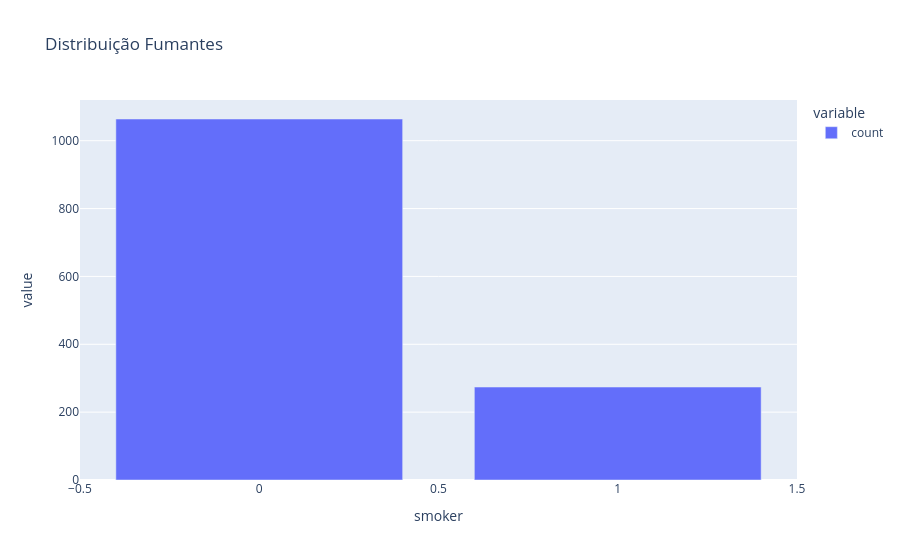

Notebook cell for this chart:
### Markdown cell above
### Distribuição Fumante
- Maioria da base não fuma.

### Code cell
px.bar(
  df_costs.value_counts('smoker'),
  title='Distribuição Fumantes'
)

### Figure 1 — Plotly figure (JSON) as saved in the notebook; plotly's stock layout.template omitted (floating-point values rounded to 4 significant figures)
{"data": [{"hovertemplate": "variable=count<br>smoker=%{x}<br>value=%{y}<extra></extra>", "legendgroup": "count", "marker": {"color": "#636efa", "pattern": {"shape": ""}}, "name": "count", "orientation": "v", "showlegend": true, "textposition": "auto", "type": "bar", "x": [0, 1], "xaxis": "x", "y": [1064, 274], "yaxis": "y"}], "layout": {"barmode": "relative", "legend": {"title": {"text": "variable"}, "tracegroupgap": 0}, "title": {"text": "Distribuição Fumantes"}, "xaxis": {"anchor": "y", "domain": [0, 1], "title": {"text": "smoker"}}, "yaxis": {"anchor": "x", "domain": [0, 1], "title": {"text": "value"}}}}
